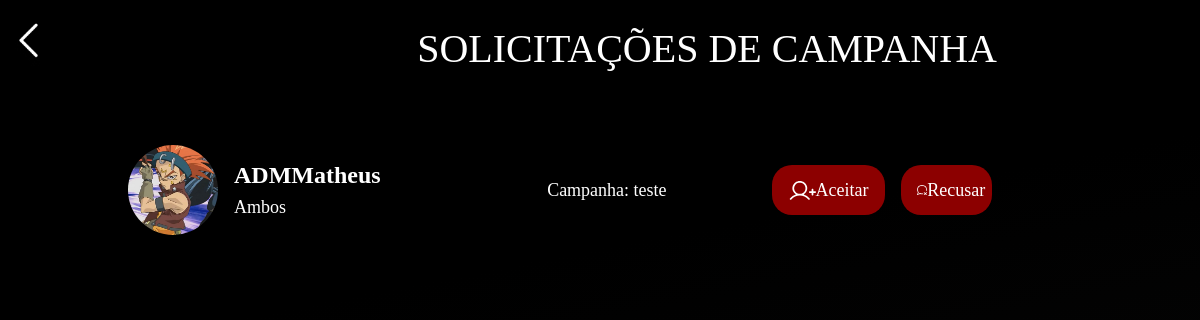
The page /chat/chat/gerenciar_solicitacoes/ (signed in) on the database as committed earlier.
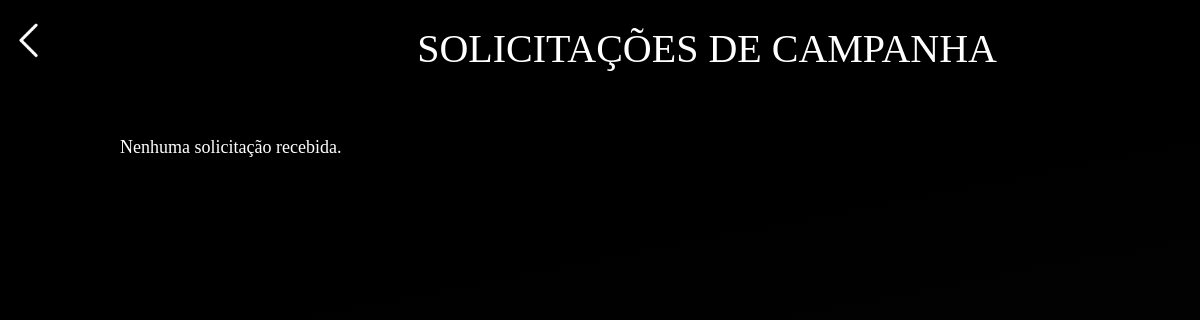
The same page on the database as committed later.
### chat/models.py (models this page shows, shortened)
class SolicitacaoEntrada(models.Model):
    from home.models import Campanha, Perfil
    de_usuario = models.ForeignKey(Perfil, on_delete=models.CASCADE, related_name='solicitacoes_enviadas_campanha')
    para_campanha = models.ForeignKey(Campanha, on_delete=models.CASCADE, related_name='solicitacoes_entrada')
    status = models.CharField(max_length=20, default='Pendente')
    aceita = models.BooleanField(default=False)

### home/models.py (models this page shows, shortened)
class Perfil(models.Model):
    nomePerfil = models.ForeignKey(User, on_delete=models.CASCADE)
    slug = models.SlugField(User, unique=True)
    SESSION_CHOICES = (
        ('Online', 'Online'),
        ('Presencial', 'Presencial'),
    )
    PLAYER_TYPE_CHOICES = (
        ('Mestre', 'Mestre'),
        ('Jogador', 'Jogador'),
        ('Ambos', 'Ambos'),
    )
    RPG_SYSTEM_CHOICES = (
        ('Dungeons & Dragons', 'Dungeons & Dragons'),
        ('Tormenta20', 'Tormenta20'),
        ('Ordem Paranormal', 'Ordem Paranormal'),
        ('Call of Cthulhu', 'Call of Cthulhu'),
        ('Outros', 'Outros'),
    )
    fotoConta = models.ImageField(upload_to='images/profilePictures')
    tipo_sessao = models.CharField(max_length=20, choices=SESSION_CHOICES, null=True)
    tipo_player = models.CharField(max_length=20, choices=PLAYER_TYPE_CHOICES, null=True)
    descricao = models.TextField(max_length=256, null=True)
    sistema_rpg = models.CharField(max_length=20, choices=RPG_SYSTEM_CHOICES, null=True)
    idade = models.IntegerField(null=True)

class Campanha(models.Model):
    nomeMestre = models.ForeignKey(Perfil, on_delete=models.CASCADE)
    SISTEMAS_RPG_CHOICES = (
        ('Dungeons & Dragons', 'Dungeons & Dragons'),
        ('Ordem Paranormal', 'Ordem Paranormal'),
        ('Tormenta20', 'Tormenta20'),
        ('Call of Cthulu', 'Call of Cthulu'),
        ('Outro', 'Outro')
    )
    AMBIENTES_RPG_CHOICES = (
        ('Online', 'Online'),
        ('Presencial', 'Presencial')
    )
    GENERO_RPG_CHOICES = (
        ('Aventura', 'Aventura'),
        ('Fantasia', 'Fantasia'),
        ('Histórico', 'Histórico'),
        ('Mistério', 'Mistério'),
        ('Suspense', 'Suspense'),
        ('Terror', 'Terror'),
    )
    nomeCampanha = models.CharField(max_length=52, null=True)
    sistemaCampanha = models.CharField(max_length=100, choices=SISTEMAS_RPG_CHOICES, null=True)
    descricaoCampanha = models.TextField(max_length=256, null=True)
    fotoCampanha = models.ImageField(upload_to='images/FotoCampanha/', null=True)
    ambienteCampanha = models.CharField(max_length=100, choices=AMBIENTES_RPG_CHOICES, null=True)
    numeroJogadores = models.IntegerField(null=True)
    diasSessao = models.CharField(max_length=52, null=True)
    generoRPG = models.CharField(max_length=100, choices=GENERO_RPG_CHOICES, null=True)

### chat/views.py (the view)
# urls.py: path('chat/gerenciar_solicitacoes/', views.gerenciar_solicitacoes, name='gerenciar_solicitacoes'),
@login_required
def gerenciar_solicitacoes(request, campanha_id=None):
    from home.models import Campanha
    campanha = None  # Inicialmente defina campanha como None
    campanhas_do_mestre = Campanha.objects.filter(nomeMestre__nomePerfil=request.user)
    if campanha_id:
        campanha = get_object_or_404(Campanha, pk=campanha_id)
        if campanha.nomeMestre.nomePerfil != request.user:
            return HttpResponseForbidden('Você não tem permissão para gerenciar solicitações desta campanha.')
        solicitacoes = SolicitacaoEntrada.objects.filter(para_campanha=campanha, aceita=False, status='Pendente')
    else:
        solicitacoes = SolicitacaoEntrada.objects.filter(para_campanha__in=campanhas_do_mestre, aceita=False, status='Pendente')
    context = {
        'campanha': campanha,
        'solicitacoes': solicitacoes,
    }
    return render(request, 'principal/gerenciar_solicitacoes.html', context)

### home/templates/principal/gerenciar_solicitacoes.html (shortened to what this page needs)
{% extends "principal/base.html" %}
{% load static %}
{% block head %}
<link rel="stylesheet" href="{% static 'css/global-ia.css' %}" />
<link rel="stylesheet" href="{% static 'css/buscar-usuario.css'%}" />
<link rel="stylesheet" href="{% static 'css/responsivity.css'%}">
{% endblock %}
{% block conteudo %}
<div class="amigos1">
<div class="flex" style="height: 100vh;">
  <div class="add-area flex">
    <div class="add-contacts flex">
      <button style="all: unset;" onclick="goBack()">
        <img class="down-arrow-1-41" alt="" src="{% static 'img/public/downarrow-1-4@2x.png'%}" id="downArrow14"/>
      </button>
      <div id="amizades">SOLICITAÇÕES DE CAMPANHA</div>
    </div>
    <div class="contact-list flex">
      {% for solicitacao in solicitacoes %}
        {% if solicitacao.status == 'Pendente' %}
        <div onclick="initMob()" class="amizade">
          <div class="image-50-group">
            {% if solicitacao.de_usuario.fotoConta == "Indefinido" %}
              <img style="background-color: white;" class="contact-icon" alt="" src="{% static 'img/ain.png' %}"/>
            {% else %}
            <img class="contact-icon" alt="" src="{{ solicitacao.de_usuario.fotoConta.url }}"/>
            {% endif %}
          </div>
          <div class="contact-write">
            <b><a href="{% url 'exibir_perfil' solicitacao.de_usuario.slug %}">{{ solicitacao.de_usuario.nomePerfil.username }}</a></b>
            <p class="e-a-mesa">{{ solicitacao.de_usuario.tipo_player }}</p>
          </div>
          <div class='mesa'>
            <p>Campanha: {{ solicitacao.para_campanha.nomeCampanha }}</p>
          </div>
          <div class="addbutton flex">
            <a class="flex" href="{% url 'aceitar_solicitacao_camp' solicitacao.id %}">
            <img src="{% static 'img/public/add-player.svg' %}" alt="">
            <p>Aceitar</p>
            </a>
          </div>
          <div class="addbutton flex">
            <a class="flex" href="{% url 'recusar_solicitacao_camp' solicitacao.id %}">
            <img style="height: 80%; width: 18%;" src="{% static 'img/public/reject.svg' %}" alt="">
            <p>Recusar</p>
            </a>
          </div>
        </div>
        {% endif %}
        {% empty %}
          <p>Nenhuma solicitação recebida.</p>
      {% endfor%}
    </div>
  </div>
</div>
</div>
{% endblock conteudo %}

Rows that differ between the two databases and show on the page:
removed SolicitacaoEntrada: de_usuario.fotoConta (picture), de_usuario.nomePerfil.username "ADMMatheus", de_usuario.tipo_player "Ambos", para_campanha.nomeCampanha "teste"
Other text that changed with them:
text now shown: "Nenhuma solicitação recebida."
